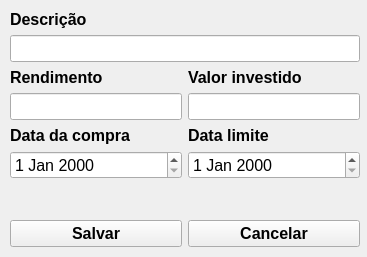
<?xml version="1.0" encoding="UTF-8"?>
<ui version="4.0">
 <class>NewFixedIncomeWindow</class>
 <widget class="QMainWindow" name="NewFixedIncomeWindow">
  <property name="geometry">
   <rect>
    <x>0</x>
    <y>0</y>
    <width>367</width>
    <height>257</height>
   </rect>
  </property>
  <property name="windowTitle">
   <string>Nova renda fixa</string>
  </property>
  <widget class="QWidget" name="centralwidget">
   <widget class="QWidget" name="">
    <property name="geometry">
     <rect>
      <x>10</x>
      <y>10</y>
      <width>350</width>
      <height>237</height>
     </rect>
    </property>
    <layout class="QVBoxLayout" name="verticalLayout_7">
     <item>
      <layout class="QVBoxLayout" name="verticalLayout_6">
       <item>
        <layout class="QVBoxLayout" name="verticalLayout">
         <item>
          <widget class="QLabel" name="label_description">
           <property name="font">
            <font>
             <pointsize>12</pointsize>
             <weight>75</weight>
             <bold>true</bold>
            </font>
           </property>
           <property name="text">
            <string>Descrição</string>
           </property>
          </widget>
         </item>
         <item>
          <widget class="QLineEdit" name="lineEdit_description">
           <property name="font">
            <font>
             <pointsize>12</pointsize>
            </font>
           </property>
          </widget>
         </item>
        </layout>
       </item>
       <item>
        <layout class="QHBoxLayout" name="horizontalLayout">
         <item>
          <layout class="QVBoxLayout" name="verticalLayout_2">
           <item>
            <widget class="QLabel" name="label_yield">
             <property name="font">
              <font>
               <pointsize>12</pointsize>
               <weight>75</weight>
               <bold>true</bold>
              </font>
             </property>
             <property name="text">
              <string>Rendimento</string>
             </property>
            </widget>
           </item>
           <item>
            <widget class="QLineEdit" name="lineEdit_yield">
             <property name="font">
              <font>
               <pointsize>12</pointsize>
              </font>
             </property>
            </widget>
           </item>
          </layout>
         </item>
         <item>
          <layout class="QVBoxLayout" name="verticalLayout_3">
           <item>
            <widget class="QLabel" name="label_valueInvested">
             <property name="font">
              <font>
               <pointsize>12</pointsize>
               <weight>75</weight>
               <bold>true</bold>
              </font>
             </property>
             <property name="text">
              <string>Valor investido</string>
             </property>
            </widget>
           </item>
           <item>
            <widget class="QLineEdit" name="lineEdit_valueInvested">
             <property name="font">
              <font>
               <pointsize>12</pointsize>
              </font>
             </property>
            </widget>
           </item>
          </layout>
         </item>
        </layout>
       </item>
       <item>
        <layout class="QHBoxLayout" name="horizontalLayout_2">
         <item>
          <layout class="QVBoxLayout" name="verticalLayout_4">
           <item>
            <widget class="QLabel" name="label_puchaseDate">
             <property name="font">
              <font>
               <pointsize>12</pointsize>
               <weight>75</weight>
               <bold>true</bold>
              </font>
             </property>
             <property name="text">
              <string>Data da compra</string>
             </property>
            </widget>
           </item>
           <item>
            <widget class="QDateEdit" name="dateEdit_puchaseDate">
             <property name="font">
              <font>
               <pointsize>12</pointsize>
              </font>
             </property>
            </widget>
           </item>
          </layout>
         </item>
         <item>
          <layout class="QVBoxLayout" name="verticalLayout_5">
           <item>
            <widget class="QLabel" name="label_limitDate">
             <property name="font">
              <font>
               <pointsize>12</pointsize>
               <weight>75</weight>
               <bold>true</bold>
              </font>
             </property>
             <property name="text">
              <string>Data limite</string>
             </property>
            </widget>
           </item>
           <item>
            <widget class="QDateEdit" name="dateEdit_limitDate">
             <property name="font">
              <font>
               <pointsize>12</pointsize>
              </font>
             </property>
            </widget>
           </item>
          </layout>
         </item>
        </layout>
       </item>
      </layout>
     </item>
     <item>
      <spacer name="verticalSpacer">
       <property name="orientation">
        <enum>Qt::Vertical</enum>
       </property>
       <property name="sizeHint" stdset="0">
        <size>
         <width>18</width>
         <height>20</height>
        </size>
       </property>
      </spacer>
     </item>
     <item>
      <layout class="QHBoxLayout" name="horizontalLayout_3">
       <item>
        <widget class="QPushButton" name="pushButton_save">
         <property name="font">
          <font>
           <pointsize>12</pointsize>
           <weight>75</weight>
           <bold>true</bold>
          </font>
         </property>
         <property name="text">
          <string>Salvar</string>
         </property>
        </widget>
       </item>
       <item>
        <widget class="QPushButton" name="pushButton_cancel">
         <property name="font">
          <font>
           <pointsize>12</pointsize>
           <weight>75</weight>
           <bold>true</bold>
          </font>
         </property>
         <property name="text">
          <string>Cancelar</string>
         </property>
        </widget>
       </item>
      </layout>
     </item>
    </layout>
   </widget>
  </widget>
 </widget>
 <resources/>
 <connections/>
</ui>
